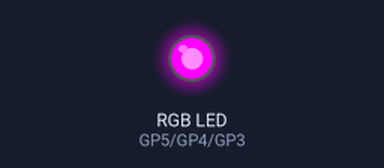
This program was run on a simulated Raspberry Pi Pico running MicroPython. Parts: an RGB LED mixed from three pins (HIGH = lit). At 1.0 s the program stops and its outputs stay as they are.

Above: at 0.1 s.
At 1.1 s:
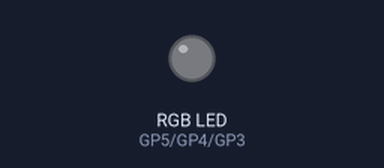
Timing chart, 0 to 2.5 s (numbered marks = the images above):
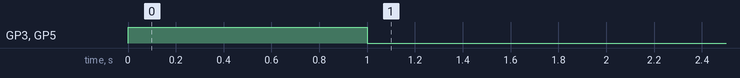

Measured:
- by itself, GP3 (blue), GP5 (red): LOW → HIGH at 0.00 s, → LOW 1.0 s later

The program:

picozero_rgbled.py
```python
from picozero import RGBLED
from time import sleep

rgb = RGBLED(red=5, green=4, blue=3)

'''
rgb.red = 255  # full red
sleep(1)
rgb.red = 128  # half red
sleep(1)
'''

rgb.on() # white

rgb.color = (255, 0, 255)  # full green
sleep(1)
rgb.off()
rgb.on()
rgb.off()

'''
rgb.color = (255, 0, 255)  # magenta
sleep(1)
rgb.color = (255, 255, 0)  # yellow
sleep(1)
rgb.color = (0, 255, 255)  # cyan
sleep(1)
rgb.color = (255, 255, 255)  # white
sleep(1)

rgb.color = (0, 0, 0)  # off
rgb.on()
#sleep(1)

# slowly increase intensity of blue
for n in range(255):
    rgb.blue = n
    sleep(0.01)

#rgb.off()
'''
```
